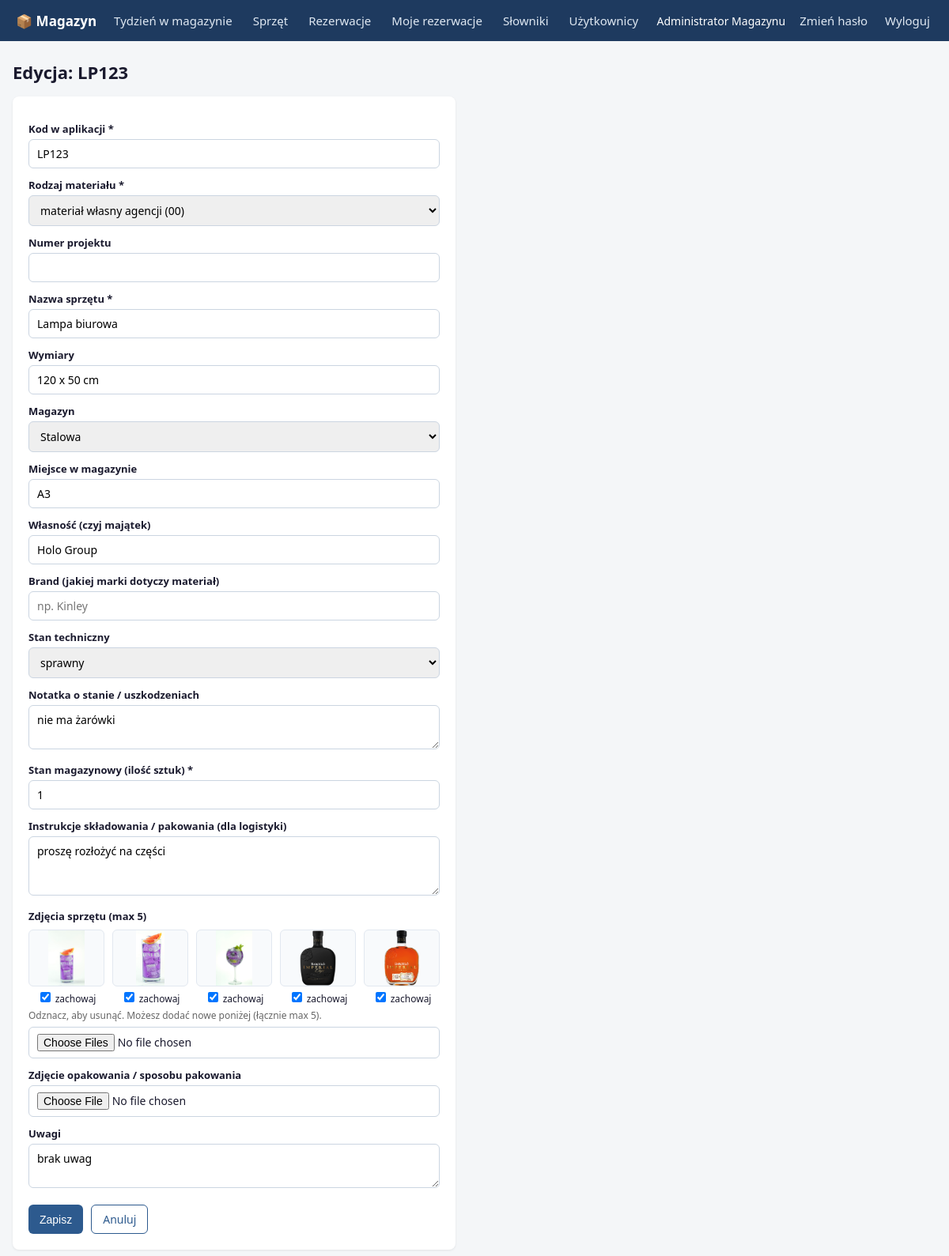
/equipment/4/edit (signed in), run on the app's committed database.
### tables this page shows
CREATE TABLE equipment (
    id INTEGER PRIMARY KEY AUTOINCREMENT,
    code TEXT UNIQUE NOT NULL,                   -- kod w aplikacji
    project_number TEXT,                         -- numer projektu
    name TEXT NOT NULL,                          -- nazwa sprzętu
    dimensions TEXT,                             -- wymiary
    photo TEXT,                                  -- nazwa pliku zdjęcia
    location TEXT,                               -- miejsce w magazynie
    owner TEXT,                                  -- własność (np. klient)
    quantity INTEGER NOT NULL DEFAULT 1,         -- stan magazynowy (ilość sztuk)
    notes TEXT,
    created_at TEXT DEFAULT (datetime('now'))
, brand TEXT, packaging_photo TEXT, warehouse_id INTEGER REFERENCES warehouses(id), material_type TEXT NOT NULL DEFAULT 'klient', condition TEXT NOT NULL DEFAULT 'sprawny', condition_notes TEXT, storage_instructions TEXT);

CREATE TABLE equipment_photos (
    id INTEGER PRIMARY KEY AUTOINCREMENT,
    equipment_id INTEGER NOT NULL REFERENCES equipment(id) ON DELETE CASCADE,
    filename TEXT NOT NULL,
    sort_order INTEGER NOT NULL DEFAULT 0
);

### app.py (the view, shortened to what this page needs)
@app.route("/equipment/<int:eid>/edit", methods=["GET", "POST"])
@login_required
@admin_required
def equipment_edit(eid):
    con = get_db()
    eq = con.execute("SELECT * FROM equipment WHERE id=?", (eid,)).fetchone()
    if not eq:
        abort(404)
    photos = equipment_photo_list(con, eid)
    warehouses = active_warehouses(con)
    con.close()
    return render_template("equipment_form.html", eq=eq, warehouses=warehouses,
                           photos=photos)

### app.py (called while the page is built)
def login_required(f):
    @wraps(f)
    def wrapper(*a, **kw):
        if "user_id" not in session:
            return redirect(url_for("login", next=request.path))
        return f(*a, **kw)
    return wrapper

def admin_required(f):
    @wraps(f)
    def wrapper(*a, **kw):
        if session.get("role") != "admin":
            flash("Wymagane uprawnienia administratora.", "error")
            return redirect(url_for("index"))
        return f(*a, **kw)
    return wrapper

def active_warehouses(con):
    return con.execute(
        "SELECT * FROM warehouses WHERE active=1 ORDER BY name").fetchall()

### db.py (called while the page is built)
def get_db():
    DB_PATH.parent.mkdir(parents=True, exist_ok=True)
    con = sqlite3.connect(DB_PATH)
    con.row_factory = sqlite3.Row
    con.execute("PRAGMA foreign_keys = ON")
    return con

def equipment_photo_list(con, equipment_id):
    return [r["filename"] for r in con.execute(
        "SELECT filename FROM equipment_photos WHERE equipment_id=? ORDER BY sort_order, id",
        (equipment_id,)).fetchall()]

### templates/equipment_form.html (shortened to what this page needs)
{% extends "base.html" %}
{% block content %}
<h1>{{ 'Edycja: ' + eq.code if eq else 'Nowy sprzęt' }}</h1>
<div class="card">
  <form method="post" enctype="multipart/form-data">
    <label>Kod w aplikacji *</label>
    <input name="code" required value="{{ eq.code if eq else '' }}">
    <label>Rodzaj materiału *</label>
    <select name="material_type" required>
      <option value="wlasny" {{ 'selected' if eq and eq.material_type == 'wlasny' }}>materiał własny agencji (00)</option>
    </select>
    <label>Numer projektu</label>
    <input name="project_number" value="{{ eq.project_number if eq else '' }}">
    <label>Nazwa sprzętu *</label>
    <input name="name" required value="{{ eq.name if eq else '' }}">
    <label>Wymiary</label>
    <input name="dimensions" placeholder="np. 120 × 80 × 200 cm" value="{{ eq.dimensions if eq else '' }}">
    <label>Magazyn</label>
    <select name="warehouse_id">
      {% for w in warehouses %}
      <option value="{{ w.id }}" {{ 'selected' if eq and eq.warehouse_id == w.id }}>{{ w.name }}</option>
      {% endfor %}
    </select>
    <label>Miejsce w magazynie</label>
    <input name="location" placeholder="np. Regał A3, półka 2" value="{{ eq.location if eq else '' }}">
    <label>Własność (czyj majątek)</label>
    <input name="owner" placeholder="np. COCA-COLA" value="{{ eq.owner if eq else '' }}">
    <label>Brand (jakiej marki dotyczy materiał)</label>
    <input name="brand" placeholder="np. Kinley" value="{{ eq.brand if eq else '' }}">
    <label>Stan techniczny</label>
    <select name="condition">
      {% for c in ['sprawny','uszkodzony','do utylizacji'] %}
      <option value="{{ c }}" {{ 'selected' if eq and eq.condition == c }}>{{ c }}</option>
      {% endfor %}
    </select>
    <label>Notatka o stanie / uszkodzeniach</label>
    <textarea name="condition_notes" rows="2">{{ eq.condition_notes if eq else '' }}</textarea>
    <label>Stan magazynowy (ilość sztuk) *</label>
    <input name="quantity" type="number" min="1" required value="{{ eq.quantity if eq else 1 }}">
    <label>Instrukcje składowania / pakowania (dla logistyki)</label>
    <textarea name="storage_instructions" rows="3" placeholder="np. zawsze na palecie, folia stretch, nie kłaść poziomo">{{ eq.storage_instructions if eq else '' }}</textarea>
    <label>Zdjęcia sprzętu (max 5)</label>
    {% if photos %}
    <div class="photo-keep">
      {% for fn in photos %}
      <label>
        <img src="{{ url_for('static', filename='uploads/' + fn) }}" alt="">
        <span><input type="checkbox" name="keep_photo" value="{{ fn }}" checked style="width:auto;"> zachowaj</span>
      </label>
      {% endfor %}
    </div>
    <p style="font-size:12px; color:#666; margin:0 0 6px;">Odznacz, aby usunąć. Możesz dodać nowe poniżej (łącznie max 5).</p>
    {% endif %}
    <input name="photos" type="file" accept="image/*" multiple>
    <label>Zdjęcie opakowania / sposobu pakowania {% if eq and eq.packaging_photo %}(zostaw puste, aby zachować obecne){% endif %}</label>
    <input name="packaging_photo" type="file" accept="image/*">
    <label>Uwagi</label>
    <textarea name="notes" rows="2">{{ eq.notes if eq else '' }}</textarea>
    <div style="margin-top:16px; display:flex; gap:10px;">
      <button class="btn">Zapisz</button>
      <a class="btn ghost" href="{{ url_for('index') }}">Anuluj</a>
    </div>
  </form>
</div>
{% endblock %}

### templates/base.html (style rules this page uses)
:root { --p:#1e3a5f; --p2:#2d5a8e; --ok:#1a7f37; --err:#b42318; --bg:#f4f6f8; }
* { box-sizing:border-box; }
body { margin:0; font-family:system-ui,-apple-system,"Segoe UI",Roboto,sans-serif; background:var(--bg); color:#1a1a2e; }
h1 { font-size:22px; margin:0 0 16px; }
.btn { display:inline-block; background:var(--p2); color:#fff; border:none; border-radius:6px; padding:8px 14px; font-size:14px; cursor:pointer; text-decoration:none; }
.btn.ghost { background:#fff; color:var(--p2); border:1px solid var(--p2); }
input, select, textarea { width:100%; padding:8px 10px; border:1px solid #cbd5e1; border-radius:6px; font-size:14px; font-family:inherit; }
label { display:block; margin:12px 0 4px; font-weight:600; font-size:13px; }
.card { background:#fff; border-radius:8px; padding:20px; box-shadow:0 1px 3px rgba(0,0,0,.08); max-width:560px; }
.photo-keep { display:flex; flex-wrap:wrap; gap:10px; margin:8px 0 4px; }
.photo-keep label { font-weight:400; display:flex; flex-direction:column; align-items:center; gap:4px; margin:0; font-size:12px; }
.photo-keep img { width:96px; height:72px; object-fit:contain; border-radius:6px; background:#f8fafc; border:1px solid #e2e8f0; }

### data on the page
equipment: code "Edycja: LP123", code "LP123", name "Lampa biurowa", dimensions "120 x 50 cm", location "A3", owner "Holo Group", condition_notes "nie ma żarówki", quantity "1", storage_instructions "proszę rozłożyć na części", notes "brak uwag"
equipment_photos: filename (picture)
equipment_photos: filename (picture)
equipment_photos: filename (picture)
equipment_photos: filename (picture)
equipment_photos: filename (picture)

### other printed values
{{ session.full_name or session.username }} "Administrator Magazynu"
form field warehouse_id "Stalowa"
form field condition "sprawny"
